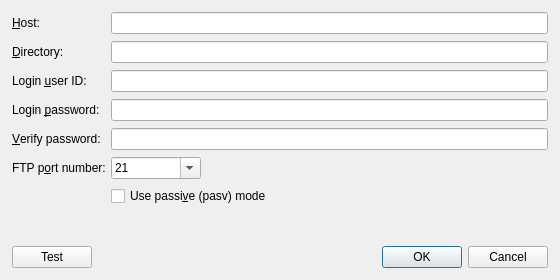
<?xml version="1.0" encoding="UTF-8"?>
<ui version="4.0">
 <class>FtpSetupDialog</class>
 <widget class="QDialog" name="FtpSetupDialog">
  <property name="geometry">
   <rect>
    <x>0</x>
    <y>0</y>
    <width>560</width>
    <height>280</height>
   </rect>
  </property>
  <property name="windowTitle">
   <string>Set up FTP</string>
  </property>
  <layout class="QVBoxLayout" name="mainLayout">
   <property name="spacing">
    <number>12</number>
   </property>
   <property name="leftMargin">
    <number>12</number>
   </property>
   <property name="topMargin">
    <number>12</number>
   </property>
   <property name="rightMargin">
    <number>12</number>
   </property>
   <property name="bottomMargin">
    <number>12</number>
   </property>
   <item>
    <layout class="QFormLayout" name="fieldsLayout">
     <property name="fieldGrowthPolicy">
      <enum>QFormLayout::FieldGrowthPolicy::AllNonFixedFieldsGrow</enum>
     </property>
     <property name="horizontalSpacing">
      <number>5</number>
     </property>
     <property name="verticalSpacing">
      <number>7</number>
     </property>
     <item row="0" column="1">
      <widget class="QLineEdit" name="hostField">
       <property name="minimumSize">
        <size>
         <width>400</width>
         <height>0</height>
        </size>
       </property>
      </widget>
     </item>
     <item row="1" column="0">
      <widget class="QLabel" name="directoryLabel">
       <property name="text">
        <string>&amp;Directory:</string>
       </property>
       <property name="buddy">
        <cstring>directoryField</cstring>
       </property>
      </widget>
     </item>
     <item row="1" column="1">
      <widget class="QLineEdit" name="directoryField"/>
     </item>
     <item row="2" column="0">
      <widget class="QLabel" name="userLabel">
       <property name="text">
        <string>Login &amp;user ID:</string>
       </property>
       <property name="buddy">
        <cstring>userField</cstring>
       </property>
      </widget>
     </item>
     <item row="2" column="1">
      <widget class="QLineEdit" name="userField"/>
     </item>
     <item row="3" column="0">
      <widget class="QLabel" name="passwordLabel">
       <property name="text">
        <string>Login &amp;password:</string>
       </property>
       <property name="buddy">
        <cstring>passwordField</cstring>
       </property>
      </widget>
     </item>
     <item row="3" column="1">
      <widget class="QLineEdit" name="passwordField">
       <property name="echoMode">
        <enum>QLineEdit::EchoMode::Password</enum>
       </property>
      </widget>
     </item>
     <item row="4" column="0">
      <widget class="QLabel" name="verifyPasswordLabel">
       <property name="text">
        <string>&amp;Verify password:</string>
       </property>
       <property name="buddy">
        <cstring>verifyPasswordField</cstring>
       </property>
      </widget>
     </item>
     <item row="4" column="1">
      <widget class="QLineEdit" name="verifyPasswordField">
       <property name="echoMode">
        <enum>QLineEdit::EchoMode::Password</enum>
       </property>
      </widget>
     </item>
     <item row="5" column="0">
      <widget class="QLabel" name="portLabel">
       <property name="text">
        <string>FTP p&amp;ort number:</string>
       </property>
       <property name="buddy">
        <cstring>portCombo</cstring>
       </property>
      </widget>
     </item>
     <item row="5" column="1">
      <layout class="QHBoxLayout" name="portLayout">
       <item>
        <widget class="QComboBox" name="portCombo">
         <property name="minimumSize">
          <size>
           <width>90</width>
           <height>0</height>
          </size>
         </property>
         <property name="editable">
          <bool>true</bool>
         </property>
         <item>
          <property name="text">
           <string>21</string>
          </property>
         </item>
        </widget>
       </item>
       <item>
        <spacer name="portSpacer">
         <property name="orientation">
          <enum>Qt::Orientation::Horizontal</enum>
         </property>
         <property name="sizeHint" stdset="0">
          <size>
           <width>40</width>
           <height>20</height>
          </size>
         </property>
        </spacer>
       </item>
      </layout>
     </item>
     <item row="6" column="1">
      <widget class="QCheckBox" name="passiveCheckbox">
       <property name="text">
        <string>Use passi&amp;ve (pasv) mode</string>
       </property>
      </widget>
     </item>
     <item row="0" column="0">
      <widget class="QLabel" name="hostLabel">
       <property name="text">
        <string>&amp;Host:</string>
       </property>
       <property name="buddy">
        <cstring>hostField</cstring>
       </property>
      </widget>
     </item>
    </layout>
   </item>
   <item>
    <spacer name="verticalSpacer">
     <property name="orientation">
      <enum>Qt::Orientation::Vertical</enum>
     </property>
     <property name="sizeType">
      <enum>QSizePolicy::Policy::MinimumExpanding</enum>
     </property>
     <property name="sizeHint" stdset="0">
      <size>
       <width>20</width>
       <height>0</height>
      </size>
     </property>
    </spacer>
   </item>
   <item>
    <layout class="QHBoxLayout" name="buttonLayout">
     <item>
      <widget class="QPushButton" name="testButton">
       <property name="text">
        <string>Test</string>
       </property>
       <property name="autoDefault">
        <bool>false</bool>
       </property>
      </widget>
     </item>
     <item>
      <spacer name="buttonSpacer">
       <property name="orientation">
        <enum>Qt::Orientation::Horizontal</enum>
       </property>
       <property name="sizeHint" stdset="0">
        <size>
         <width>40</width>
         <height>20</height>
        </size>
       </property>
      </spacer>
     </item>
     <item>
      <widget class="QDialogButtonBox" name="buttonBox">
       <property name="orientation">
        <enum>Qt::Orientation::Horizontal</enum>
       </property>
       <property name="standardButtons">
        <set>QDialogButtonBox::StandardButton::Cancel|QDialogButtonBox::StandardButton::Ok</set>
       </property>
      </widget>
     </item>
    </layout>
   </item>
  </layout>
 </widget>
 <tabstops>
  <tabstop>hostField</tabstop>
  <tabstop>directoryField</tabstop>
  <tabstop>userField</tabstop>
  <tabstop>passwordField</tabstop>
  <tabstop>verifyPasswordField</tabstop>
  <tabstop>portCombo</tabstop>
  <tabstop>passiveCheckbox</tabstop>
  <tabstop>testButton</tabstop>
 </tabstops>
 <resources/>
 <connections/>
</ui>
